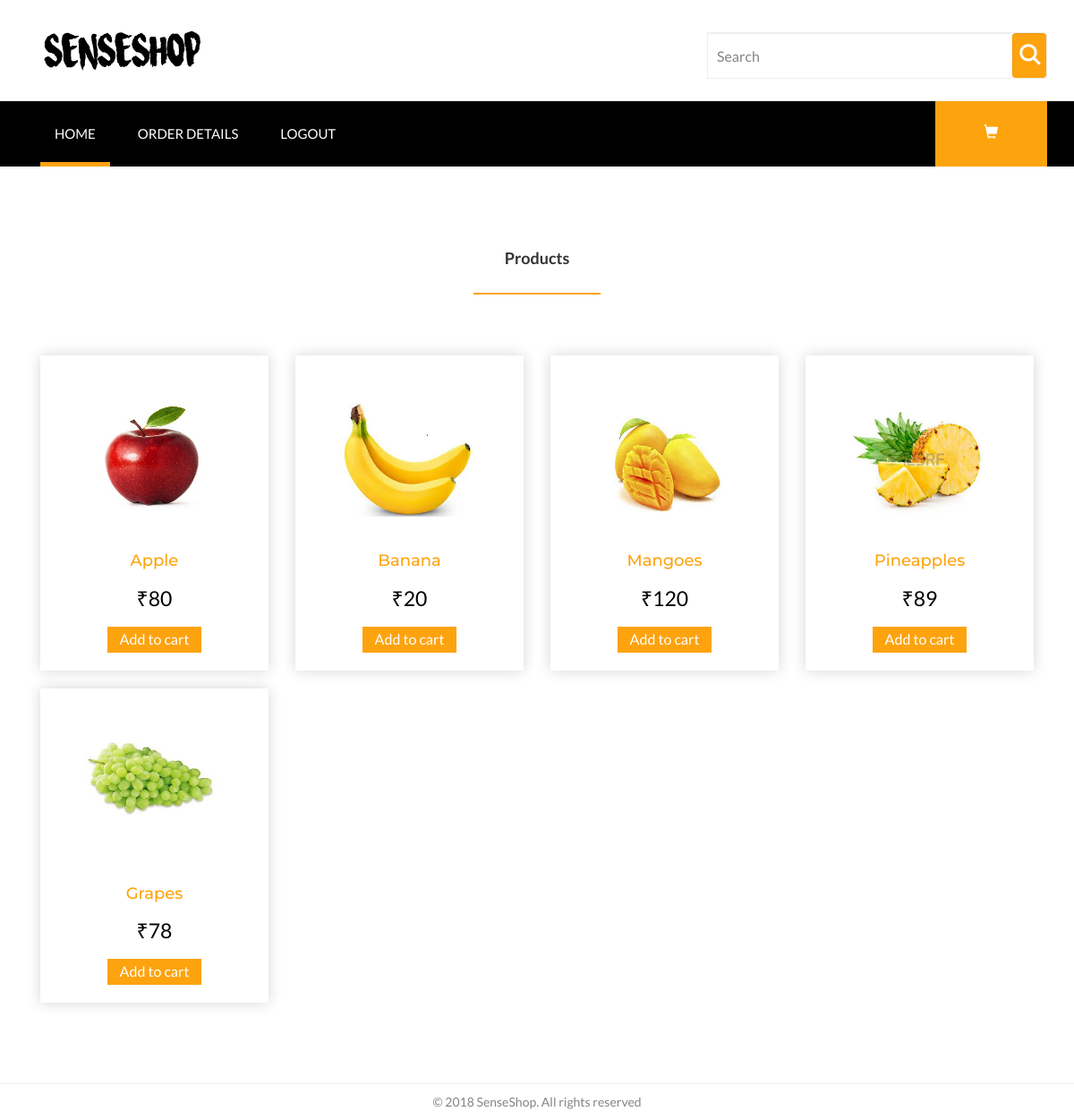
The page /user/ (signed in) on the database its author committed.
### myadmin/models.py (models this page shows, shortened)
class product(models.Model):
    pro_name = models.CharField(max_length=250, unique=True)
    au_id = models.DecimalField(max_digits=20,decimal_places=0,unique=True)
    pro_price = models.DecimalField(max_digits=5, decimal_places=0)
    prodct_dec =models.CharField(max_length=1000)
    image = models.ImageField(blank = True)
    flag =models.DecimalField(max_digits=2,decimal_places=0,null=True,blank=True,default=0)

### user/views.py (the view)
# urls.py: url(r'^user/$',a.Userhome.as_view(), name='user'),
class Userhome(generic.ListView):
    template_name = 'index.html'
    model = product
    context_object_name = 'product'
    def dispatch(self,request ,*args, **kwargs):
        if request.session.has_key('user'):
            a = 'hello'
        else:
            return redirect('user')
        return super(Userhome, self).dispatch(request,*args, **kwargs)
    def get_queryset(self):
        return product.objects.all()

### user/templates/index.html (shortened to what this page needs)
{% load staticfiles %}
{% include "header.html" %}
<div class="product-easy">
	<div class="container">
		<div class="sap_tabs">
			<div id="horizontalTab" style="display: block; width: 100%; margin: 0px;">
				<ul class="resp-tabs-list">
					<li class="resp-tab-item" aria-controls="tab_item-0" role="tab"><span>Products</span></li>
				</ul>
				<div class="resp-tabs-container">
					<div class="tab-1 resp-tab-content" aria-labelledby="tab_item-0">
						{% for product_data in product %}
						<div class="col-md-3 product-men">
							<div class="men-pro-item simpleCart_shelfItem">
								<div class="men-thumb-item">
									<img src="{% static 'product_images/' %}{{ product_data.image }}" alt="" class="pro-image-front">
								</div>
								<div class="item-info-product ">
									<h4><a>{{ product_data.pro_name }}</a></h4>
									<div class="info-product-price">
										<span class="item_price">&#8377;{{product_data.pro_price}}</span>
									</div>
									<a href="{% url 'add2cart' %}?product_id={{ product_data.id }}" class="item_add single-item hvr-outline-out button2">Add to cart</a>
								</div>
							</div>
						</div>
						{% endfor %}
						</div>
						</div>
						<div class="clearfix"></div>
					</div>
				</div>
			</div>
		</div>
<div class="footer">
	<div class="container">
		<p class="copy-right">&copy 2018 SenseShop. All rights reserved</p>
	</div>
</div>
</body>
</html>

### rows shown on the page
product: image (picture), pro_name "Apple", pro_price "80"
product: image (picture), pro_name "Banana", pro_price "20"
product: image (picture), pro_name "Mangoes", pro_price "120"
product: image (picture), pro_name "Pineapples", pro_price "89"
product: image (picture), pro_name "Grapes", pro_price "78"
